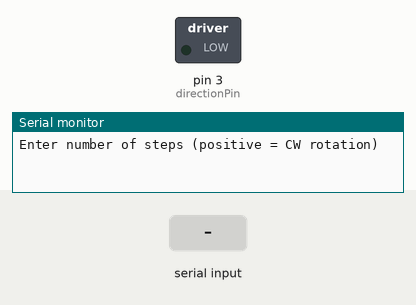
Simulated run of this sketch. Board: Arduino Uno, built with avr-gcc and run on an emulated ATmega328P. Parts: switched loads named in the sketch (green lamp = pin HIGH), the last lines printed to the serial monitor. The test bench sets the inputs (shaded band). Pins used as bus, display or sensor lines are not drawn.

Above: at 1.2 s.
1.3 s: "90,45\n" received over Serial
At 2.6 s:
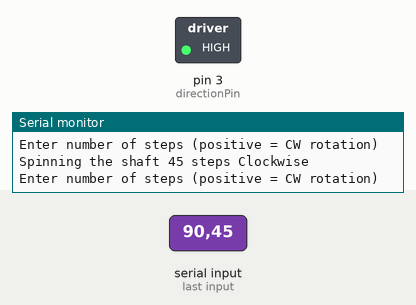
4.3 s: "30,150\n" received over Serial
At 6.6 s:
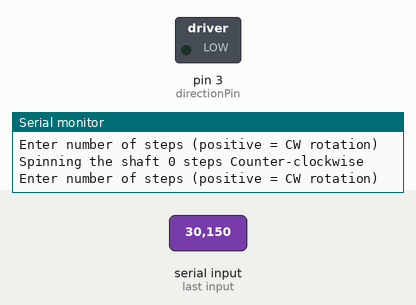
7.3 s: "200\n" received over Serial
At 8.4 s:
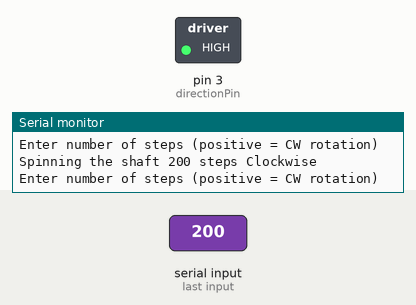
Timing chart, 0 to 10.6 s (numbered marks = the images above; inputs shaded):
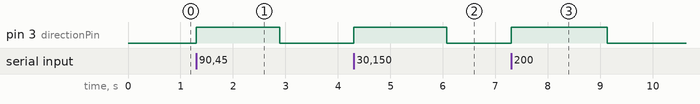

The sketch:

stepper_motor_code_v1.ino
```cpp
//Reference: https://www.pololu.com/product/1182

// defines pins numbers
const int stepNumPin = 4;
const int directionPin = 3;
int numOfSteps; //200 full steps per rev
int stepDelay = 2; // milliseconds between steps. if too low, the stepper will skip
// Higher voltages allow for lower step times. This works at 12V.

boolean dir = HIGH; // HIGH if CW, LOW if CCW
int i; //Counter for stepping loop

void setup() { // do this once
  Serial.begin(9600);
  pinMode(stepNumPin,OUTPUT);
  pinMode(directionPin,OUTPUT);
  Serial.println("Enter number of steps (positive = CW rotation)");
}

void loop() { // do this continuously

  if (Serial.available())
  {
    numOfSteps = Serial.parseInt();

    if (numOfSteps>0)
    {
      dir=HIGH;
    }
    else
    {
      dir=LOW;
    }

    digitalWrite(directionPin, dir); // Changes the rotations direction

    numOfSteps=abs(numOfSteps);

    Serial.print("Spinning the shaft ");
    Serial.print(numOfSteps);
    Serial.print(" steps ");

    if (dir==HIGH)
    {
      Serial.print("Clockwise");
    }
    else
    {
      Serial.print("Counter-clockwise");
    }
    Serial.println();

    Serial.print("Enter number of steps (positive = CW rotation)");
    Serial.println();

    //Move motor shaft
    for(i = 0; i < numOfSteps; i++)
    {
      digitalWrite(stepNumPin,HIGH);
      delay(stepDelay);
      digitalWrite(stepNumPin,LOW);
      delay(stepDelay);
    }
  }
}
```

Measured:
- after the input at 1.3 s, pin 3 (directionPin): LOW → HIGH at once, → LOW 1.6 s later
- after the input at 4.3 s, pin 3 (directionPin): LOW → HIGH at once, → LOW 1.8 s later
- after the input at 7.3 s, pin 3 (directionPin): LOW → HIGH at once, → LOW 1.8 s later
